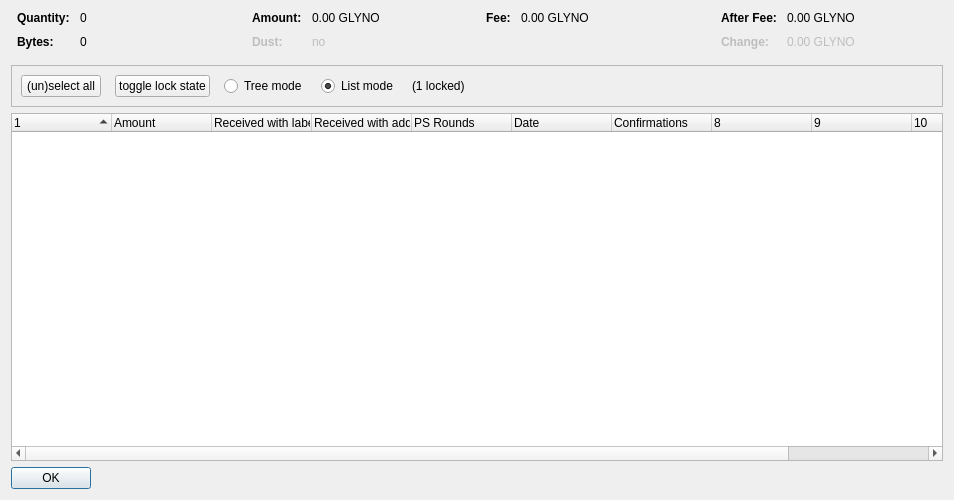
<?xml version="1.0" encoding="UTF-8"?>
<ui version="4.0">
 <class>CoinControlDialog</class>
 <widget class="QDialog" name="CoinControlDialog">
  <property name="geometry">
   <rect>
    <x>0</x>
    <y>0</y>
    <width>954</width>
    <height>500</height>
   </rect>
  </property>
  <property name="windowTitle">
   <string>Coin Selection</string>
  </property>
  <layout class="QVBoxLayout" name="verticalLayout">
   <item>
    <layout class="QHBoxLayout" name="horizontalLayoutTop" stretch="0,0,0,0">
     <property name="topMargin">
      <number>0</number>
     </property>
     <property name="bottomMargin">
      <number>10</number>
     </property>
     <item>
      <layout class="QFormLayout" name="formLayoutCoinControl1">
       <property name="horizontalSpacing">
        <number>10</number>
       </property>
       <property name="verticalSpacing">
        <number>10</number>
       </property>
       <property name="leftMargin">
        <number>6</number>
       </property>
       <property name="rightMargin">
        <number>6</number>
       </property>
       <item row="0" column="0">
        <widget class="QLabel" name="labelCoinControlQuantityText">
         <property name="font">
          <font>
           <weight>75</weight>
           <bold>true</bold>
          </font>
         </property>
         <property name="text">
          <string>Quantity:</string>
         </property>
        </widget>
       </item>
       <item row="0" column="1">
        <widget class="QLabel" name="labelCoinControlQuantity">
         <property name="cursor">
          <cursorShape>IBeamCursor</cursorShape>
         </property>
         <property name="contextMenuPolicy">
          <enum>Qt::ActionsContextMenu</enum>
         </property>
         <property name="text">
          <string notr="true">0</string>
         </property>
         <property name="textInteractionFlags">
          <set>Qt::LinksAccessibleByMouse|Qt::TextSelectableByKeyboard|Qt::TextSelectableByMouse</set>
         </property>
        </widget>
       </item>
       <item row="1" column="0">
        <widget class="QLabel" name="labelCoinControlBytesText">
         <property name="font">
          <font>
           <weight>75</weight>
           <bold>true</bold>
          </font>
         </property>
         <property name="text">
          <string>Bytes:</string>
         </property>
        </widget>
       </item>
       <item row="1" column="1">
        <widget class="QLabel" name="labelCoinControlBytes">
         <property name="cursor">
          <cursorShape>IBeamCursor</cursorShape>
         </property>
         <property name="contextMenuPolicy">
          <enum>Qt::ActionsContextMenu</enum>
         </property>
         <property name="text">
          <string notr="true">0</string>
         </property>
         <property name="textInteractionFlags">
          <set>Qt::LinksAccessibleByMouse|Qt::TextSelectableByKeyboard|Qt::TextSelectableByMouse</set>
         </property>
        </widget>
       </item>
      </layout>
     </item>
     <item>
      <layout class="QFormLayout" name="formLayoutCoinControl2">
       <property name="horizontalSpacing">
        <number>10</number>
       </property>
       <property name="verticalSpacing">
        <number>10</number>
       </property>
       <property name="leftMargin">
        <number>6</number>
       </property>
       <property name="rightMargin">
        <number>6</number>
       </property>
       <item row="0" column="0">
        <widget class="QLabel" name="labelCoinControlAmountText">
         <property name="font">
          <font>
           <weight>75</weight>
           <bold>true</bold>
          </font>
         </property>
         <property name="text">
          <string>Amount:</string>
         </property>
        </widget>
       </item>
       <item row="0" column="1">
        <widget class="QLabel" name="labelCoinControlAmount">
         <property name="cursor">
          <cursorShape>IBeamCursor</cursorShape>
         </property>
         <property name="contextMenuPolicy">
          <enum>Qt::ActionsContextMenu</enum>
         </property>
         <property name="text">
          <string notr="true">0.00 GLYNO</string>
         </property>
         <property name="textInteractionFlags">
          <set>Qt::LinksAccessibleByMouse|Qt::TextSelectableByKeyboard|Qt::TextSelectableByMouse</set>
         </property>
        </widget>
       </item>
       <item row="1" column="0">
        <widget class="QLabel" name="labelCoinControlLowOutputText">
         <property name="enabled">
          <bool>false</bool>
         </property>
         <property name="font">
          <font>
           <weight>75</weight>
           <bold>true</bold>
          </font>
         </property>
         <property name="text">
          <string>Dust:</string>
         </property>
        </widget>
       </item>
       <item row="1" column="1">
        <widget class="QLabel" name="labelCoinControlLowOutput">
         <property name="enabled">
          <bool>false</bool>
         </property>
         <property name="cursor">
          <cursorShape>IBeamCursor</cursorShape>
         </property>
         <property name="contextMenuPolicy">
          <enum>Qt::ActionsContextMenu</enum>
         </property>
         <property name="text">
          <string notr="true">no</string>
         </property>
         <property name="textInteractionFlags">
          <set>Qt::LinksAccessibleByMouse|Qt::TextSelectableByKeyboard|Qt::TextSelectableByMouse</set>
         </property>
        </widget>
       </item>
      </layout>
     </item>
     <item>
      <layout class="QFormLayout" name="formLayoutCoinControl3">
       <property name="horizontalSpacing">
        <number>10</number>
       </property>
       <property name="verticalSpacing">
        <number>10</number>
       </property>
       <property name="leftMargin">
        <number>6</number>
       </property>
       <property name="rightMargin">
        <number>6</number>
       </property>
       <item row="0" column="0">
        <widget class="QLabel" name="labelCoinControlFeeText">
         <property name="font">
          <font>
           <weight>75</weight>
           <bold>true</bold>
          </font>
         </property>
         <property name="text">
          <string>Fee:</string>
         </property>
        </widget>
       </item>
       <item row="0" column="1">
        <widget class="QLabel" name="labelCoinControlFee">
         <property name="cursor">
          <cursorShape>IBeamCursor</cursorShape>
         </property>
         <property name="contextMenuPolicy">
          <enum>Qt::ActionsContextMenu</enum>
         </property>
         <property name="text">
          <string notr="true">0.00 GLYNO</string>
         </property>
         <property name="textInteractionFlags">
          <set>Qt::LinksAccessibleByMouse|Qt::TextSelectableByKeyboard|Qt::TextSelectableByMouse</set>
         </property>
        </widget>
       </item>
      </layout>
     </item>
     <item>
      <layout class="QFormLayout" name="formLayoutCoinControl4">
       <property name="horizontalSpacing">
        <number>10</number>
       </property>
       <property name="verticalSpacing">
        <number>10</number>
       </property>
       <property name="leftMargin">
        <number>6</number>
       </property>
       <property name="rightMargin">
        <number>6</number>
       </property>
       <item row="0" column="0">
        <widget class="QLabel" name="labelCoinControlAfterFeeText">
         <property name="font">
          <font>
           <weight>75</weight>
           <bold>true</bold>
          </font>
         </property>
         <property name="text">
          <string>After Fee:</string>
         </property>
        </widget>
       </item>
       <item row="0" column="1">
        <widget class="QLabel" name="labelCoinControlAfterFee">
         <property name="cursor">
          <cursorShape>IBeamCursor</cursorShape>
         </property>
         <property name="contextMenuPolicy">
          <enum>Qt::ActionsContextMenu</enum>
         </property>
         <property name="text">
          <string notr="true">0.00 GLYNO</string>
         </property>
         <property name="textInteractionFlags">
          <set>Qt::LinksAccessibleByMouse|Qt::TextSelectableByKeyboard|Qt::TextSelectableByMouse</set>
         </property>
        </widget>
       </item>
       <item row="1" column="0">
        <widget class="QLabel" name="labelCoinControlChangeText">
         <property name="enabled">
          <bool>false</bool>
         </property>
         <property name="font">
          <font>
           <weight>75</weight>
           <bold>true</bold>
          </font>
         </property>
         <property name="text">
          <string>Change:</string>
         </property>
        </widget>
       </item>
       <item row="1" column="1">
        <widget class="QLabel" name="labelCoinControlChange">
         <property name="enabled">
          <bool>false</bool>
         </property>
         <property name="cursor">
          <cursorShape>IBeamCursor</cursorShape>
         </property>
         <property name="contextMenuPolicy">
          <enum>Qt::ActionsContextMenu</enum>
         </property>
         <property name="text">
          <string notr="true">0.00 GLYNO</string>
         </property>
         <property name="textInteractionFlags">
          <set>Qt::LinksAccessibleByMouse|Qt::TextSelectableByKeyboard|Qt::TextSelectableByMouse</set>
         </property>
        </widget>
       </item>
      </layout>
     </item>
    </layout>
   </item>
   <item>
    <widget class="QFrame" name="frame">
     <property name="minimumSize">
      <size>
       <width>0</width>
       <height>40</height>
      </size>
     </property>
     <property name="frameShape">
      <enum>QFrame::StyledPanel</enum>
     </property>
     <property name="frameShadow">
      <enum>QFrame::Sunken</enum>
     </property>
     <layout class="QHBoxLayout" name="horizontalLayout">
      <item>
       <layout class="QHBoxLayout" name="horizontalLayoutPanel" stretch="0,0,0,0,0,0">
        <property name="spacing">
         <number>14</number>
        </property>
        <item>
         <widget class="QPushButton" name="pushButtonSelectAll">
          <property name="sizePolicy">
           <sizepolicy hsizetype="Maximum" vsizetype="Fixed">
            <horstretch>0</horstretch>
            <verstretch>0</verstretch>
           </sizepolicy>
          </property>
          <property name="text">
           <string>(un)select all</string>
          </property>
          <property name="autoDefault">
           <bool>false</bool>
          </property>
         </widget>
        </item>
        <item>
         <widget class="QPushButton" name="pushButtonToggleLock">
          <property name="sizePolicy">
           <sizepolicy hsizetype="Maximum" vsizetype="Fixed">
            <horstretch>0</horstretch>
            <verstretch>0</verstretch>
           </sizepolicy>
          </property>
          <property name="text">
           <string>toggle lock state</string>
          </property>
          <property name="autoDefault">
           <bool>false</bool>
          </property>
         </widget>
        </item>
        <item>
         <widget class="QRadioButton" name="radioTreeMode">
          <property name="sizePolicy">
           <sizepolicy hsizetype="Maximum" vsizetype="Fixed">
            <horstretch>0</horstretch>
            <verstretch>0</verstretch>
           </sizepolicy>
          </property>
          <property name="text">
           <string>Tree mode</string>
          </property>
         </widget>
        </item>
        <item>
         <widget class="QRadioButton" name="radioListMode">
          <property name="sizePolicy">
           <sizepolicy hsizetype="Maximum" vsizetype="Fixed">
            <horstretch>0</horstretch>
            <verstretch>0</verstretch>
           </sizepolicy>
          </property>
          <property name="text">
           <string>List mode</string>
          </property>
          <property name="checked">
           <bool>true</bool>
          </property>
         </widget>
        </item>
        <item>
         <widget class="QLabel" name="labelLocked">
          <property name="text">
           <string>(1 locked)</string>
          </property>
         </widget>
        </item>
        <item>
         <spacer name="horizontalSpacer">
          <property name="orientation">
           <enum>Qt::Horizontal</enum>
          </property>
          <property name="sizeHint" stdset="0">
           <size>
            <width>40</width>
            <height>20</height>
           </size>
          </property>
         </spacer>
        </item>
       </layout>
      </item>
     </layout>
    </widget>
   </item>
   <item>
    <widget class="CoinControlTreeWidget" name="treeWidget">
     <property name="contextMenuPolicy">
      <enum>Qt::CustomContextMenu</enum>
     </property>
     <property name="sortingEnabled">
      <bool>false</bool>
     </property>
     <property name="columnCount">
      <number>11</number>
     </property>
     <attribute name="headerShowSortIndicator" stdset="0">
      <bool>true</bool>
     </attribute>
     <attribute name="headerStretchLastSection">
      <bool>false</bool>
     </attribute>
     <column>
      <property name="text">
       <string/>
      </property>
     </column>
     <column>
      <property name="text">
       <string>Amount</string>
      </property>
     </column>
     <column>
      <property name="text">
       <string>Received with label</string>
      </property>
     </column>
     <column>
      <property name="text">
       <string>Received with address</string>
      </property>
     </column>
     <column>
      <property name="text">
       <string>PS Rounds</string>
      </property>
     </column>
     <column>
      <property name="text">
       <string>Date</string>
      </property>
     </column>
     <column>
      <property name="text">
       <string>Confirmations</string>
      </property>
      <property name="toolTip">
       <string>Confirmed</string>
      </property>
     </column>
     <column>
      <property name="text">
       <string/>
      </property>
     </column>
     <column>
      <property name="text">
       <string/>
      </property>
     </column>
     <column>
      <property name="text">
       <string/>
      </property>
     </column>
     <column>
      <property name="text">
       <string/>
      </property>
     </column>
    </widget>
   </item>
   <item>
    <widget class="QDialogButtonBox" name="buttonBox">
     <property name="sizePolicy">
      <sizepolicy hsizetype="Maximum" vsizetype="Fixed">
       <horstretch>0</horstretch>
       <verstretch>0</verstretch>
      </sizepolicy>
     </property>
     <property name="orientation">
      <enum>Qt::Horizontal</enum>
     </property>
     <property name="standardButtons">
      <set>QDialogButtonBox::Ok</set>
     </property>
    </widget>
   </item>
  </layout>
 </widget>
 <customwidgets>
  <customwidget>
   <class>CoinControlTreeWidget</class>
   <extends>QTreeWidget</extends>
   <header>coincontroltreewidget.h</header>
  </customwidget>
 </customwidgets>
 <resources/>
 <connections/>
</ui>
